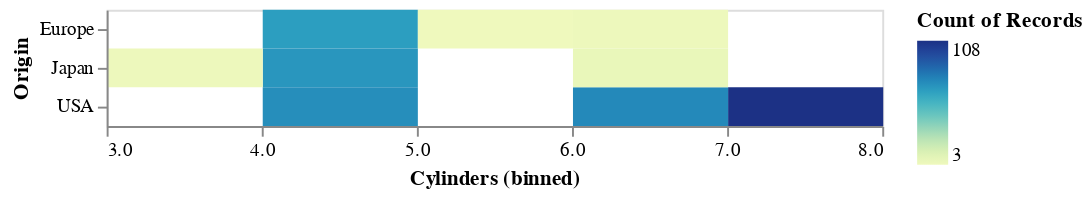

The cell this chart's notebook holds for it:
### Code cell
# Определите типы данных
alt.Chart(cars).mark_rect().encode(
    x=alt.X('Cylinders', bin=alt.Bin(maxbins=9)),
    y='Origin',
    color='count()'
)

### Figure 1 — Vega-Lite specification as saved in the notebook (floating-point values rounded to 4 significant figures; data arrays with more than 128 entries replaced by an {"elided": "..."} marker saying what was removed)
{"config": {"view": {"continuousWidth": 400, "continuousHeight": 300}}, "data": {"name": "data-f02450ab61490a1363517a0190416235"}, "mark": "rect", "encoding": {"color": {"aggregate": "count", "type": "quantitative"}, "x": {"bin": {"maxbins": 9}, "field": "Cylinders", "type": "quantitative"}, "y": {"field": "Origin", "type": "nominal"}}, "$schema": "https://vega.github.io/schema/vega-lite/v4.17.0.json", "datasets": {"data-f02450ab61490a1363517a0190416235": {"elided": "406 records"}}}
